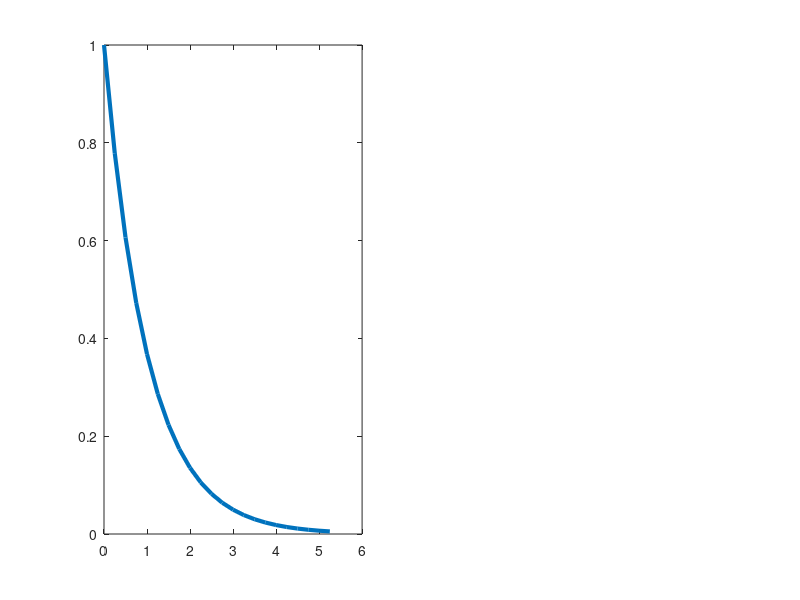

This figure's MATLAB source: (Note: this script raises an error after producing the figure.)
r = rand(10);
r2 = rand(100);
a = 1;
f = @(x) 1/a * exp(-x/a);
g = @(x) 1 / sqrt(2*pi) * exp(-x.^2 / 2);
G = @(x) 1/2 * (1+erf(x / sqrt(2)));

q1 = integral(f,0,Inf);
C1 = 1/q1;

q2 = integral(g,-Inf,Inf);
C2 = 1/q2;

%liczby z rozkladu funkcji f(x)
for i= 1:length(r)
    for j= 1:length(r)
        value = r(i,j);
        r(i,j) = -a * log(1-value);
    end   
end
width = 0.9;
% liczby z  rozkladu funkcji g(x)
r_g = @(u) fzero(@ (x) 1/2 * (1+erf(x / sqrt(2))) - u,0);
rand_g = arrayfun(r_g,r2);

% generowanie danych do wykresy f(x)
x = 0:0.25:max(r(:))+width;
ff = arrayfun(f,x)*C1;

% generowanie danych do wykresy g(x)


xx = min(rand_g(:)):0.25:max(rand_g(:));
gg = arrayfun(g,xx)*C2;

figure
set(gcf, 'Units', 'Normalized', 'OuterPosition', [0 0 1 1]);

subplot(1,2,1)
plot(x,ff,'LineWidth',3)
hold on
h1 = histogram(r,'Normalization','pdf')
h1.FaceColor = [0 0.1 0.4];
h1.BinWidth = width;
legend('f', 'histogram f')
title('f(x) with histogram (100 random points)')

subplot(1,2,2)
plot(xx,gg,'LineWidth',3, 'color','yellow')
hold on
h2 = histogram(rand_g,'Normalization','pdf')
h2.FaceColor = [0 0.5 0.5];
legend('g', 'histogram g')
title('g(x) with histogram (10 000 random points)')



 
